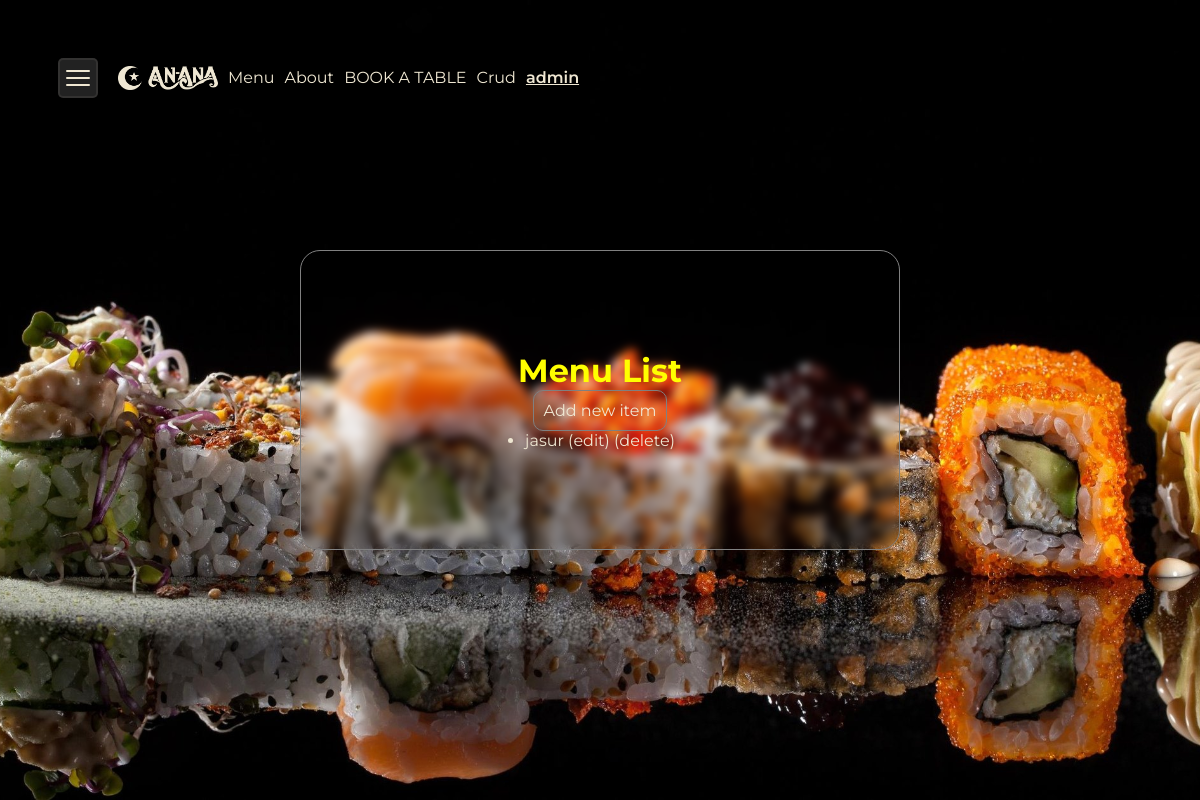
Before: /menu/ (signed in) with the older database file.
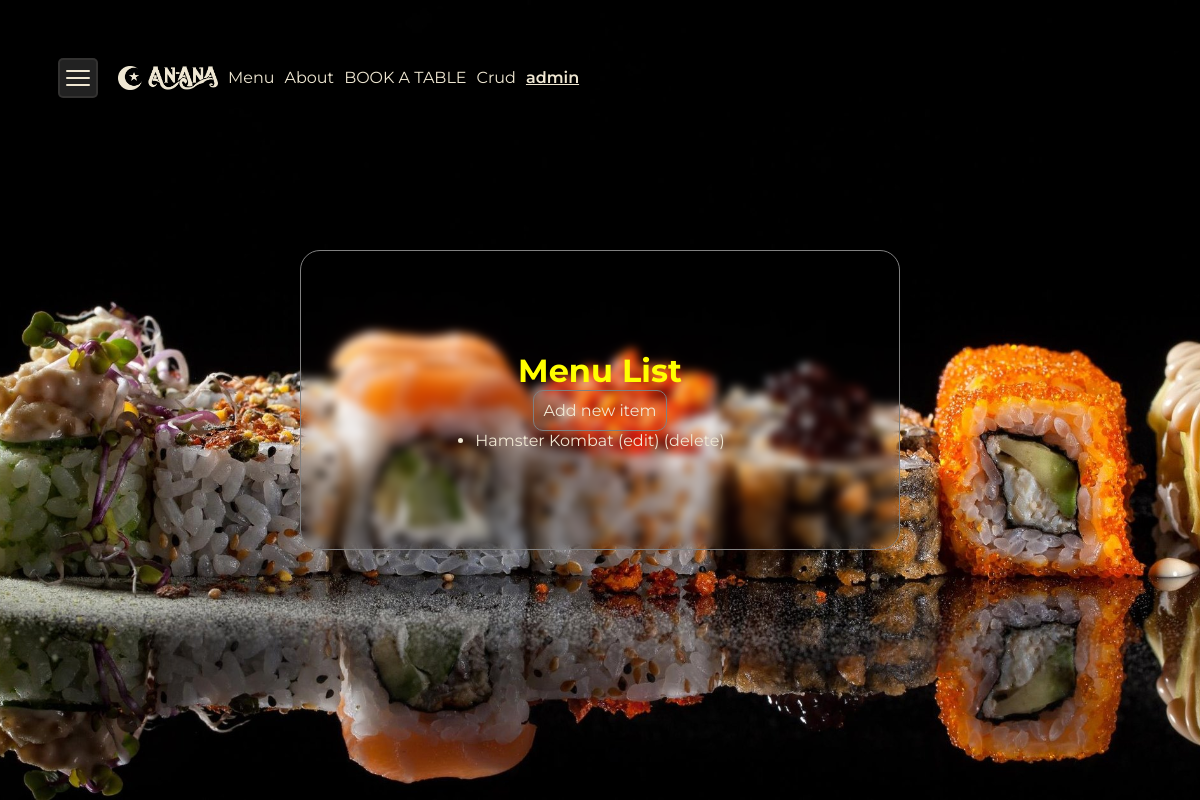
After: the same page with the newer database file.
### menu/models.py (models this page shows, shortened)
class MenuItem(models.Model):
    CHOICE_CATEGORY = [
        ('Hammasi','Hammasi'),
        ("Go'shtli","Go'shtli"),
        ('Salatlar','Salatlar'),
        ('Shirinlik','Shirinlik'),
        ('Ichimliklar','Ichimliklar')
    ]
    name = models.CharField(max_length=100)
    description = models.TextField()
    price = models.DecimalField(max_digits=5, decimal_places=2)
    available = models.BooleanField(default=True)
    category = models.CharField(max_length=15, choices=CHOICE_CATEGORY, default='Hammasi')

### menu/views.py (the view)
# urls.py: path('', menu_list, name='menu_list'),
@login_required
def menu_list(request):
    items = MenuItem.objects.all()
    return render(request, 'menu/menu_list.html', {'items': items})

### menu/templates/menu/menu_list.html
{% extends 'base.html' %}
{% load static %}
{% block css %}
  <link rel="stylesheet" href="{% static 'css/crud_menu.css' %}" />
{% endblock %}
{% block content %}
    <div class="crud-main-1">
        <div class="main-crud">
            <h1 style="color: yellow;">Menu List</h1>
            {% if request.user.username == 'admin' %}
            <a class="add-new" href="{% url 'menu_create' %}">Add new item</a>
            {% endif %}
            <ul>
              {% for item in items %}
                <li>
                  <a href="{% url 'menu_detail' item.pk %}">{{ item.name }}</a>
                  (<a href="{% url 'menu_update' item.pk %}">edit</a>) (<a href="{% url 'menu_delete' item.pk %}">delete</a>)
                </li>
              {% endfor %}
            </ul>
          </div>
    </div>
{% endblock %}

Changed rows visible on the page:
removed MenuItem: name "jasur"
added MenuItem: name "Hamster Kombat"
